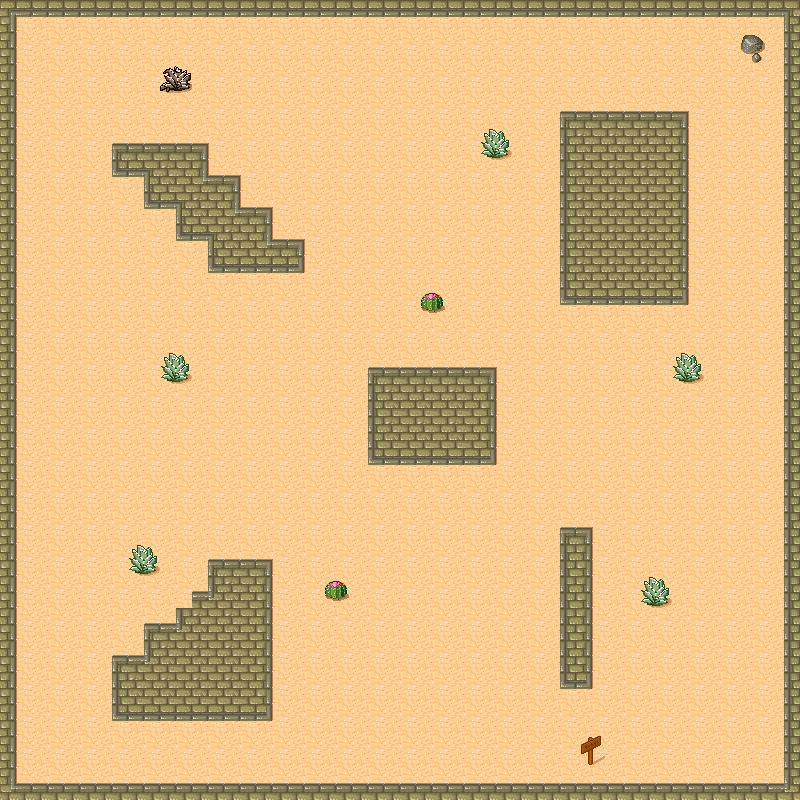

Below is a game level as drawn by its tile map, then a one-line description and the .tmx file that defines it, in full:
An orthogonal 25x25 tile map with 32x32 px tiles, 4 tile layers (Ground, OuterWalls, Obstacles, Foliage).

<map version="1.2" tiledversion="1.2.1" orientation="orthogonal" renderorder="right-down" width="25" height="25" tilewidth="32" tileheight="32" infinite="0" nextlayerid="6" nextobjectid="1">
 <tileset firstgid="1" name="tmw_desert_spacing" tilewidth="32" tileheight="32" spacing="1" margin="1" tilecount="48" columns="8">
  <image source="tmw_desert_spacing.png" width="265" height="199" />
 </tileset>
 <layer id="1" name="Ground" width="25" height="25">
  <data encoding="csv">
30,30,30,30,30,30,30,30,30,30,30,30,30,30,30,30,30,30,30,30,30,30,30,30,30,
30,30,30,30,30,30,30,30,30,30,30,30,30,30,30,30,30,30,30,30,30,30,30,30,30,
30,30,30,30,30,30,30,30,30,30,30,30,30,30,30,30,30,30,30,30,30,30,30,30,30,
30,30,30,30,30,30,30,30,30,30,30,30,30,30,30,30,30,30,30,30,30,30,30,30,30,
30,30,30,30,30,30,30,30,30,30,30,30,30,30,30,30,30,30,30,30,30,30,30,30,30,
30,30,30,30,30,30,30,30,30,30,30,30,30,30,30,30,30,30,30,30,30,30,30,30,30,
30,30,30,30,30,30,30,30,30,30,30,30,30,30,30,30,30,30,30,30,30,30,30,30,30,
30,30,30,30,30,30,30,30,30,30,30,30,30,30,30,30,30,30,30,30,30,30,30,30,30,
30,30,30,30,30,30,30,30,30,30,30,30,30,30,30,30,30,30,30,30,30,30,30,30,30,
30,30,30,30,30,30,30,30,30,30,30,30,30,30,30,30,30,30,30,30,30,30,30,30,30,
30,30,30,30,30,30,30,30,30,30,30,30,30,30,30,30,30,30,30,30,30,30,30,30,30,
30,30,30,30,30,30,30,30,30,30,30,30,30,30,30,30,30,30,30,30,30,30,30,30,30,
30,30,30,30,30,30,30,30,30,30,30,30,30,30,30,30,30,30,30,30,30,30,30,30,30,
30,30,30,30,30,30,30,30,30,30,30,30,30,30,30,30,30,30,30,30,30,30,30,30,30,
30,30,30,30,30,30,30,30,30,30,30,30,30,30,30,30,30,30,30,30,30,30,30,30,30,
30,30,30,30,30,30,30,30,30,30,30,30,30,30,30,30,30,30,30,30,30,30,30,30,30,
30,30,30,30,30,30,30,30,30,30,30,30,30,30,30,30,30,30,30,30,30,30,30,30,30,
30,30,30,30,30,30,30,30,30,30,30,30,30,30,30,30,30,30,30,30,30,30,30,30,30,
30,30,30,30,30,30,30,30,30,30,30,30,30,30,30,30,30,30,30,30,30,30,30,30,30,
30,30,30,30,30,30,30,30,30,30,30,30,30,30,30,30,30,30,30,30,30,30,30,30,30,
30,30,30,30,30,30,30,30,30,30,30,30,30,30,30,30,30,30,30,30,30,30,30,30,30,
30,30,30,30,30,30,30,30,30,30,30,30,30,30,30,30,30,30,30,30,30,30,30,30,30,
30,30,30,30,30,30,30,30,30,30,30,30,30,30,30,30,30,30,30,30,30,30,30,30,30,
30,30,30,30,30,30,30,30,30,30,30,30,30,30,30,30,30,30,30,30,30,30,30,30,30,
30,30,30,30,30,30,30,30,30,30,30,30,30,30,30,30,30,30,30,30,30,30,30,30,30
</data>
 </layer>
 <layer id="2" name="OuterWalls" width="25" height="25">
  <data encoding="csv">
20,18,18,18,18,18,18,18,18,18,18,18,18,18,18,18,18,18,18,18,18,18,18,18,21,
11,0,0,0,0,0,0,0,0,0,0,0,0,0,0,0,0,0,0,0,0,0,0,0,9,
11,0,0,0,0,0,0,0,0,0,0,0,0,0,0,0,0,0,0,0,0,0,0,0,9,
11,0,0,0,0,0,0,0,0,0,0,0,0,0,0,0,0,0,0,0,0,0,0,0,9,
11,0,0,0,0,0,0,0,0,0,0,0,0,0,0,0,0,0,0,0,0,0,0,0,9,
11,0,0,0,0,0,0,0,0,0,0,0,0,0,0,0,0,0,0,0,0,0,0,0,9,
11,0,0,0,0,0,0,0,0,0,0,0,0,0,0,0,0,0,0,0,0,0,0,0,9,
11,0,0,0,0,0,0,0,0,0,0,0,0,0,0,0,0,0,0,0,0,0,0,0,9,
11,0,0,0,0,0,0,0,0,0,0,0,0,0,0,0,0,0,0,0,0,0,0,0,9,
11,0,0,0,0,0,0,0,0,0,0,0,0,0,0,0,0,0,0,0,0,0,0,0,9,
11,0,0,0,0,0,0,0,0,0,0,0,0,0,0,0,0,0,0,0,0,0,0,0,9,
11,0,0,0,0,0,0,0,0,0,0,0,0,0,0,0,0,0,0,0,0,0,0,0,9,
11,0,0,0,0,0,0,0,0,0,0,0,0,0,0,0,0,0,0,0,0,0,0,0,9,
11,0,0,0,0,0,0,0,0,0,0,0,0,0,0,0,0,0,0,0,0,0,0,0,9,
11,0,0,0,0,0,0,0,0,0,0,0,0,0,0,0,0,0,0,0,0,0,0,0,9,
11,0,0,0,0,0,0,0,0,0,0,0,0,0,0,0,0,0,0,0,0,0,0,0,9,
11,0,0,0,0,0,0,0,0,0,0,0,0,0,0,0,0,0,0,0,0,0,0,0,9,
11,0,0,0,0,0,0,0,0,0,0,0,0,0,0,0,0,0,0,0,0,0,0,0,9,
11,0,0,0,0,0,0,0,0,0,0,0,0,0,0,0,0,0,0,0,0,0,0,0,9,
11,0,0,0,0,0,0,0,0,0,0,0,0,0,0,0,0,0,0,0,0,0,0,0,9,
11,0,0,0,0,0,0,0,0,0,0,0,0,0,0,0,0,0,0,0,0,0,0,0,9,
11,0,0,0,0,0,0,0,0,0,0,0,0,0,0,0,0,0,0,0,0,0,0,0,9,
11,0,0,0,0,0,0,0,0,0,0,0,0,0,0,0,0,0,0,0,0,0,0,0,9,
11,0,0,0,0,0,0,0,0,0,0,0,0,0,0,0,0,0,0,0,0,0,0,0,9,
28,2,2,2,2,2,2,2,2,2,2,2,2,2,2,2,2,2,2,2,2,2,2,2,29
</data>
 </layer>
 <layer id="5" name="Obstacles" width="25" height="25">
  <data encoding="csv">
0,0,0,0,0,0,0,0,0,0,0,0,0,0,0,0,0,0,0,0,0,0,0,0,0,
0,0,0,0,0,0,0,0,0,0,0,0,0,0,0,0,0,0,0,0,0,0,0,0,0,
0,0,0,0,0,0,0,0,0,0,0,0,0,0,0,0,0,0,0,0,0,0,0,0,0,
0,0,0,0,0,0,0,0,0,0,0,0,0,0,0,0,0,1,2,2,2,3,0,0,0,
0,0,0,1,2,2,3,0,0,0,0,0,0,0,0,0,0,9,10,10,10,11,0,0,0,
0,0,0,17,21,10,28,3,0,0,0,0,0,0,0,0,0,9,10,10,10,11,0,0,0,
0,0,0,0,17,21,10,28,3,0,0,0,0,0,0,0,0,9,10,10,10,11,0,0,0,
0,0,0,0,0,17,21,10,28,3,0,0,0,0,0,0,0,9,10,10,10,11,0,0,0,
0,0,0,0,0,0,17,18,18,19,0,0,0,0,0,0,0,9,10,10,10,11,0,0,0,
0,0,0,0,0,0,0,0,0,0,0,0,0,0,0,0,0,17,18,18,18,19,0,0,0,
0,0,0,0,0,0,0,0,0,0,0,0,0,0,0,0,0,0,0,0,0,0,0,0,0,
0,0,0,0,0,0,0,0,0,0,0,1,2,2,2,3,0,0,0,0,0,0,0,0,0,
0,0,0,0,0,0,0,0,0,0,0,9,10,10,10,11,0,0,0,0,0,0,0,0,0,
0,0,0,0,0,0,0,0,0,0,0,9,10,10,10,11,0,0,0,0,0,0,0,0,0,
0,0,0,0,0,0,0,0,0,0,0,17,18,18,18,19,0,0,0,0,0,0,0,0,0,
0,0,0,0,0,0,0,0,0,0,0,0,0,0,0,0,0,0,0,0,0,0,0,0,0,
0,0,0,0,0,0,0,0,0,0,0,0,0,0,0,0,0,1,3,0,0,0,0,0,0,
0,0,0,0,0,0,1,2,3,0,0,0,0,0,0,0,0,9,11,0,0,0,0,0,0,
0,0,0,0,0,30,29,10,11,0,0,0,0,0,0,0,0,9,11,0,0,0,0,0,0,
0,0,0,0,1,29,10,10,11,0,0,0,0,0,0,0,0,9,11,0,0,0,0,0,0,
0,0,0,1,29,10,10,10,11,0,0,0,0,0,0,0,0,9,11,0,0,0,0,0,0,
0,0,0,9,10,10,10,10,11,0,0,0,0,0,0,0,0,17,19,0,0,0,0,0,0,
0,0,0,17,18,18,18,18,19,0,0,0,0,0,0,0,0,0,0,0,0,0,0,0,0,
0,0,0,0,0,0,0,0,0,0,0,0,0,0,0,0,0,0,0,0,0,0,0,0,0,
0,0,0,0,0,0,0,0,0,0,0,0,0,0,0,0,0,0,0,0,0,0,0,0,0
</data>
 </layer>
 <layer id="4" name="Foliage" width="25" height="25">
  <data encoding="csv">
0,0,0,0,0,0,0,0,0,0,0,0,0,0,0,0,0,0,0,0,0,0,0,0,0,
0,0,0,0,0,0,0,0,0,0,0,0,0,0,0,0,0,0,0,0,0,0,0,32,0,
0,0,0,0,0,39,0,0,0,0,0,0,0,0,0,0,0,0,0,0,0,0,0,0,0,
0,0,0,0,0,0,0,0,0,0,0,0,0,0,0,0,0,0,0,0,0,0,0,0,0,
0,0,0,0,0,0,0,0,0,0,0,0,0,0,0,38,0,0,0,0,0,0,0,0,0,
0,0,0,0,0,0,0,0,0,0,0,0,0,0,0,0,0,0,0,0,0,0,0,0,0,
0,0,0,0,0,0,0,0,0,0,0,0,0,0,0,0,0,0,0,0,0,0,0,0,0,
0,0,0,0,0,0,0,0,0,0,0,0,0,0,0,0,0,0,0,0,0,0,0,0,0,
0,0,0,0,0,0,0,0,0,0,0,0,0,0,0,0,0,0,0,0,0,0,0,0,0,
0,0,0,0,0,0,0,0,0,0,0,0,0,31,0,0,0,0,0,0,0,0,0,0,0,
0,0,0,0,0,0,0,0,0,0,0,0,0,0,0,0,0,0,0,0,0,0,0,0,0,
0,0,0,0,0,38,0,0,0,0,0,0,0,0,0,0,0,0,0,0,0,38,0,0,0,
0,0,0,0,0,0,0,0,0,0,0,0,0,0,0,0,0,0,0,0,0,0,0,0,0,
0,0,0,0,0,0,0,0,0,0,0,0,0,0,0,0,0,0,0,0,0,0,0,0,0,
0,0,0,0,0,0,0,0,0,0,0,0,0,0,0,0,0,0,0,0,0,0,0,0,0,
0,0,0,0,0,0,0,0,0,0,0,0,0,0,0,0,0,0,0,0,0,0,0,0,0,
0,0,0,0,0,0,0,0,0,0,0,0,0,0,0,0,0,0,0,0,0,0,0,0,0,
0,0,0,0,38,0,0,0,0,0,0,0,0,0,0,0,0,0,0,0,0,0,0,0,0,
0,0,0,0,0,0,0,0,0,0,31,0,0,0,0,0,0,0,0,0,38,0,0,0,0,
0,0,0,0,0,0,0,0,0,0,0,0,0,0,0,0,0,0,0,0,0,0,0,0,0,
0,0,0,0,0,0,0,0,0,0,0,0,0,0,0,0,0,0,0,0,0,0,0,0,0,
0,0,0,0,0,0,0,0,0,0,0,0,0,0,0,0,0,0,0,0,0,0,0,0,0,
0,0,0,0,0,0,0,0,0,0,0,0,0,0,0,0,0,0,0,0,0,0,0,0,0,
0,0,0,0,0,0,0,0,0,0,0,0,0,0,0,0,0,0,46,0,0,0,0,0,0,
0,0,0,0,0,0,0,0,0,0,0,0,0,0,0,0,0,0,0,0,0,0,0,0,0
</data>
 </layer>
</map>
